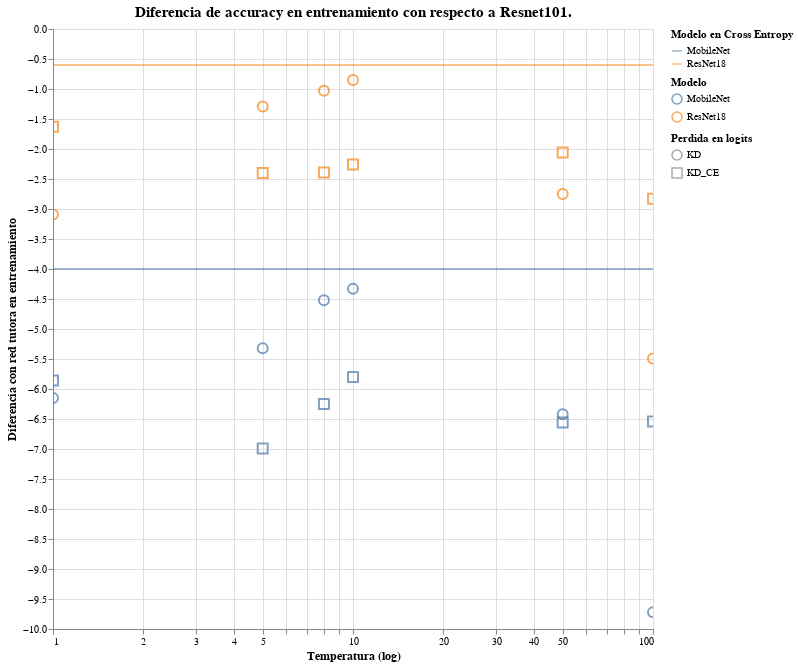

Here is the notebook cell this chart was saved with:
### Markdown cell above
### Valores de KD contra temperatura

### Code cell
source=data['students']['kd']['KD']
title="Diferencia de accuracy en entrenamiento con respecto a Resnet101."
y="delta_test"
x="temp"
color='student'
shape='log_dist'

chart=alt.Chart(source,title=title).mark_point(size=100).encode(
        alt.Y(y, type='quantitative',title=global_titles[y],scale=alt.Scale(zero=False,base=10,type='linear')),
        alt.X(x, type='quantitative',title=global_titles[x],scale=alt.Scale(zero=False,base=10,type='log')),
        color=alt.Color(color, legend=alt.Legend(title=global_titles[color])),
        shape=alt.Shape(shape, legend=alt.Legend(title=global_titles[shape])),
        #size=50
    ).interactive()

bar=alt.Chart(bar_source).mark_rule(opacity=0.5).encode(
                    y=y,
                    color=alt.Color('model', legend=alt.Legend(title="Modelo")),
                    stroke=alt.Stroke('model', legend=alt.Legend(title="Modelo en Cross Entropy")),
                    size=alt.value(2))
d=bar+chart
d.properties(width=600,height=600).configure_axis(titleFontSize=12).configure_title(fontSize=15)

### Figure 1 — Vega-Lite specification as saved in the notebook (floating-point values rounded to 4 significant figures)
{"config": {"view": {"continuousWidth": 400, "continuousHeight": 300}, "axis": {"titleFontSize": 12}, "title": {"fontSize": 15}}, "layer": [{"data": {"name": "data-3de83c1e81426d0795c7948d927f58db"}, "mark": {"type": "rule", "opacity": 0.5}, "encoding": {"color": {"type": "nominal", "field": "model", "legend": {"title": "Modelo"}}, "size": {"value": 2}, "stroke": {"type": "nominal", "field": "model", "legend": {"title": "Modelo en Cross Entropy"}}, "y": {"type": "quantitative", "field": "delta_test"}}}, {"data": {"name": "data-e6fef9c1dd6234a55bb317111fa22608"}, "mark": {"type": "point", "size": 100}, "encoding": {"color": {"type": "nominal", "field": "student", "legend": {"title": "Modelo"}}, "shape": {"type": "nominal", "field": "log_dist", "legend": {"title": "Perdida en logits"}}, "x": {"type": "quantitative", "field": "temp", "scale": {"base": 10, "type": "log", "zero": false}, "title": "Temperatura (log)"}, "y": {"type": "quantitative", "field": "delta_test", "scale": {"base": 10, "type": "linear", "zero": false}, "title": "Diferencia con red tutora en entrenamiento"}}, "selection": {"selector115": {"type": "interval", "bind": "scales", "encodings": ["x", "y"]}}, "title": "Diferencia de accuracy en entrenamiento con respecto a Resnet101."}], "height": 600, "width": 600, "$schema": "https://vega.github.io/schema/vega-lite/v4.8.1.json", "datasets": {"data-3de83c1e81426d0795c7948d927f58db": [{"model": "ResNet18", "test_acc": 93.34, "test_loss ": 0.5333, "train_acc": 99.85, "train_loss ": 0.004576, "epoch": 400, "train_step": 156400, "test_step": 40000, "delta_test": -0.6, "test/train": 0.9348, "dist": "CE", "student": "ResNet18", "log_dist": "CE", "feat_dist": "Ninguna", "layer": "Ninguna"}, {"model": "MobileNet", "test_acc": 89.94, "test_loss ": 0.5806, "train_acc": 99.54, "train_loss ": 0.01374, "epoch": 400, "train_step": 156400, "test_step": 40000, "delta_test": -4.0, "test/train": 0.9035, "dist": "CE", "student": "MobileNet", "log_dist": "CE", "feat_dist": "Ninguna", "layer": "Ninguna"}], "data-e6fef9c1dd6234a55bb317111fa22608": [{"test_acc": 87.79, "test_teacher/acc": 93.94, "test_loss": 0.03968, "test_eval": 0.4199, "train_acc": 94.4, "train_teacher/acc": 99.91, "train_loss": 0.0156, "train_eval": 0.1557, "student": "MobileNet", "transform": "Ninguna", "dataset": "None", "temp": 1, "log_dist": "KD", "feat_dist": "Ninguna", "layer": "Ninguna", "delta_test": -6.15, "test/train": 0.93}, {"test_acc": 89.61, "test_teacher/acc": 93.94, "test_loss": 0.01116, "test_eval": 1.359, "train_acc": 94.69, "train_teacher/acc": 99.9, "train_loss": 0.007301, "train_eval": 0.4386, "student": "MobileNet", "transform": "Ninguna", "dataset": "None", "temp": 10, "log_dist": "KD", "feat_dist": "Ninguna", "layer": "Ninguna", "delta_test": -4.33, "test/train": 0.9464}, {"test_acc": 84.22, "test_teacher/acc": 93.94, "test_loss": 0.0004122, "test_eval": 2.145, "train_acc": 86.87, "train_teacher/acc": 99.91, "train_loss": 0.0002665, "train_eval": 1.368, "student": "MobileNet", "transform": "Ninguna", "dataset": "None", "temp": 100, "log_dist": "KD", "feat_dist": "Ninguna", "layer": "Ninguna", "delta_test": -9.72, "test/train": 0.9695}, {"test_acc": 88.62, "test_teacher/acc": 93.94, "test_loss": 0.02226, "test_eval": 1.119, "train_acc": 94.86, "train_teacher/acc": 99.92, "train_loss": 0.01261, "train_eval": 0.3385, "student": "MobileNet", "transform": "Ninguna", "dataset": "None", "temp": 5, "log_dist": "KD", "feat_dist": "Ninguna", "layer": "Ninguna", "delta_test": -5.32, "test/train": 0.9343}, {"test_acc": 87.52, "test_teacher/acc": 93.94, "test_loss": 0.0009924, "test_eval": 1.763, "train_acc": 91.28, "train_teacher/acc": 99.91, "train_loss": 0.0006638, "train_eval": 0.8471, "student": "MobileNet", "transform": "Ninguna", "dataset": "None", "temp": 50, "log_dist": "KD", "feat_dist": "Ninguna", "layer": "Ninguna", "delta_test": -6.42, "test/train": 0.9588}, {"test_acc": 89.42, "test_teacher/acc": 93.94, "test_loss": 0.01408, "test_eval": 1.295, "train_acc": 94.86, "train_teacher/acc": 99.89, "train_loss": 0.009106, "train_eval": 0.4043, "student": "MobileNet", "transform": "Ninguna", "dataset": "None", "temp": 8, "log_dist": "KD", "feat_dist": "Ninguna", "layer": "Ninguna", "delta_test": -4.52, "test/train": 0.9427}, {"test_acc": 88.08, "test_teacher/acc": 93.94, "test_loss": 0.2265, "test_eval": 0.4152, "train_acc": 94.35, "train_teacher/acc": 99.91, "train_loss": 0.08609, "train_eval": 0.1563, "student": "MobileNet", "transform": "Ninguna", "dataset": "None", "temp": 1, "log_dist": "KD_CE", "feat_dist": "Ninguna", "layer": "Ninguna", "delta_test": -5.86, "test/train": 0.9335}, {"test_acc": 88.14, "test_teacher/acc": 93.94, "test_loss": 20.99, "test_eval": 0.4191, "train_acc": 94.65, "train_teacher/acc": 99.92, "train_loss": 7.49, "train_eval": 0.1492, "student": "MobileNet", "transform": "Ninguna", "dataset": "None", "temp": 10, "log_dist": "KD_CE", "feat_dist": "Ninguna", "layer": "Ninguna", "delta_test": -5.8, "test/train": 0.9312}, {"test_acc": 87.4, "test_teacher/acc": 93.94, "test_loss": 2283.0, "test_eval": 0.4566, "train_acc": 94.55, "train_teacher/acc": 99.92, "train_loss": 775.2, "train_eval": 0.155, "student": "MobileNet", "transform": "Ninguna", "dataset": "None", "temp": 100, "log_dist": "KD_CE", "feat_dist": "Ninguna", "layer": "Ninguna", "delta_test": -6.54, "test/train": 0.9244}, {"test_acc": 86.95, "test_teacher/acc": 93.94, "test_loss": 5.556, "test_eval": 0.4424, "train_acc": 94.68, "train_teacher/acc": 99.9, "train_loss": 1.906, "train_eval": 0.1504, "student": "MobileNet", "transform": "Ninguna", "dataset": "None", "temp": 5, "log_dist": "KD_CE", "feat_dist": "Ninguna", "layer": "Ninguna", "delta_test": -6.99, "test/train": 0.9183}, {"test_acc": 87.38, "test_teacher/acc": 93.94, "test_loss": 538.3, "test_eval": 0.4307, "train_acc": 94.55, "train_teacher/acc": 99.89, "train_loss": 191.2, "train_eval": 0.153, "student": "MobileNet", "transform": "Ninguna", "dataset": "None", "temp": 50, "log_dist": "KD_CE", "feat_dist": "Ninguna", "layer": "Ninguna", "delta_test": -6.56, "test/train": 0.9242}, {"test_acc": 87.69, "test_teacher/acc": 93.94, "test_loss": 14.07, "test_eval": 0.4387, "train_acc": 94.65, "train_teacher/acc": 99.91, "train_loss": 4.91, "train_eval": 0.1525, "student": "MobileNet", "transform": "Ninguna", "dataset": "None", "temp": 8, "log_dist": "KD_CE", "feat_dist": "Ninguna", "layer": "Ninguna", "delta_test": -6.25, "test/train": 0.9264}, {"test_acc": 90.85, "test_teacher/acc": 93.94, "test_loss": 0.03698, "test_eval": 0.4017, "train_acc": 98.69, "train_teacher/acc": 99.89, "train_loss": 0.004213, "train_eval": 0.03897, "student": "ResNet18", "transform": "Ninguna", "dataset": "None", "temp": 1, "log_dist": "KD", "feat_dist": "Ninguna", "layer": "Ninguna", "delta_test": -3.09, "test/train": 0.9205}, {"test_acc": 93.09, "test_teacher/acc": 93.94, "test_loss": 0.005187, "test_eval": 0.7573, "train_acc": 99.0, "train_teacher/acc": 99.91, "train_loss": 0.002482, "train_eval": 0.0482, "student": "ResNet18", "transform": "Ninguna", "dataset": "None", "temp": 10, "log_dist": "KD", "feat_dist": "Ninguna", "layer": "Ninguna", "delta_test": -0.85, "test/train": 0.9403}, {"test_acc": 88.45, "test_teacher/acc": 93.94, "test_loss": 0.0002914, "test_eval": 1.389, "train_acc": 92.37, "train_teacher/acc": 99.89, "train_loss": 0.0001686, "train_eval": 0.5819, "student": "ResNet18", "transform": "Ninguna", "dataset": "None", "temp": 100, "log_dist": "KD", "feat_dist": "Ninguna", "layer": "Ninguna", "delta_test": -5.49, "test/train": 0.9575}, {"test_acc": 92.65, "test_teacher/acc": 93.94, "test_loss": 0.01204, "test_eval": 0.7325, "train_acc": 98.96, "train_teacher/acc": 99.89, "train_loss": 0.004146, "train_eval": 0.05265, "student": "ResNet18", "transform": "Ninguna", "dataset": "None", "temp": 5, "log_dist": "KD", "feat_dist": "Ninguna", "layer": "Ninguna", "delta_test": -1.29, "test/train": 0.9362}, {"test_acc": 91.19, "test_teacher/acc": 93.94, "test_loss": 0.0005733, "test_eval": 0.9481, "train_acc": 96.9, "train_teacher/acc": 99.88, "train_loss": 0.0003462, "train_eval": 0.1805, "student": "ResNet18", "transform": "Ninguna", "dataset": "None", "temp": 50, "log_dist": "KD", "feat_dist": "Ninguna", "layer": "Ninguna", "delta_test": -2.75, "test/train": 0.9411}, {"test_acc": 92.91, "test_teacher/acc": 93.94, "test_loss": 0.006857, "test_eval": 0.7865, "train_acc": 99.02, "train_teacher/acc": 99.9, "train_loss": 0.003181, "train_eval": 0.04594, "student": "ResNet18", "transform": "Ninguna", "dataset": "None", "temp": 8, "log_dist": "KD", "feat_dist": "Ninguna", "layer": "Ninguna", "delta_test": -1.03, "test/train": 0.9383}, {"test_acc": 92.31, "test_teacher/acc": 93.94, "test_loss": 0.1839, "test_eval": 0.3355, "train_acc": 98.59, "train_teacher/acc": 99.89, "train_loss": 0.02301, "train_eval": 0.04102, "student": "ResNet18", "transform": "Ninguna", "dataset": "None", "temp": 1, "log_dist": "KD_CE", "feat_dist": "Ninguna", "layer": "Ninguna", "delta_test": -1.63, "test/train": 0.9363}, {"test_acc": 91.68, "test_teacher/acc": 93.94, "test_loss": 20.92, "test_eval": 0.4181, "train_acc": 98.77, "train_teacher/acc": 99.9, "train_loss": 1.864, "train_eval": 0.03707, "student": "ResNet18", "transform": "Ninguna", "dataset": "None", "temp": 10, "log_dist": "KD_CE", "feat_dist": "Ninguna", "layer": "Ninguna", "delta_test": -2.26, "test/train": 0.9282}, {"test_acc": 91.11, "test_teacher/acc": 93.94, "test_loss": 2181.0, "test_eval": 0.4362, "train_acc": 98.56, "train_teacher/acc": 99.9, "train_loss": 206.1, "train_eval": 0.04123, "student": "ResNet18", "transform": "Ninguna", "dataset": "None", "temp": 100, "log_dist": "KD_CE", "feat_dist": "Ninguna", "layer": "Ninguna", "delta_test": -2.83, "test/train": 0.9244}, {"test_acc": 91.54, "test_teacher/acc": 93.94, "test_loss": 5.297, "test_eval": 0.423, "train_acc": 98.52, "train_teacher/acc": 99.91, "train_loss": 0.5367, "train_eval": 0.04225, "student": "ResNet18", "transform": "Ninguna", "dataset": "None", "temp": 5, "log_dist": "KD_CE", "feat_dist": "Ninguna", "layer": "Ninguna", "delta_test": -2.4, "test/train": 0.9292}, {"test_acc": 91.88, "test_teacher/acc": 93.94, "test_loss": 490.3, "test_eval": 0.3922, "train_acc": 98.63, "train_teacher/acc": 99.9, "train_loss": 50.53, "train_eval": 0.04042, "student": "ResNet18", "transform": "Ninguna", "dataset": "None", "temp": 50, "log_dist": "KD_CE", "feat_dist": "Ninguna", "layer": "Ninguna", "delta_test": -2.06, "test/train": 0.9316}, {"test_acc": 91.55, "test_teacher/acc": 93.94, "test_loss": 12.8, "test_eval": 0.3995, "train_acc": 98.55, "train_teacher/acc": 99.9, "train_loss": 1.344, "train_eval": 0.04166, "student": "ResNet18", "transform": "Ninguna", "dataset": "None", "temp": 8, "log_dist": "KD_CE", "feat_dist": "Ninguna", "layer": "Ninguna", "delta_test": -2.39, "test/train": 0.929}]}}
